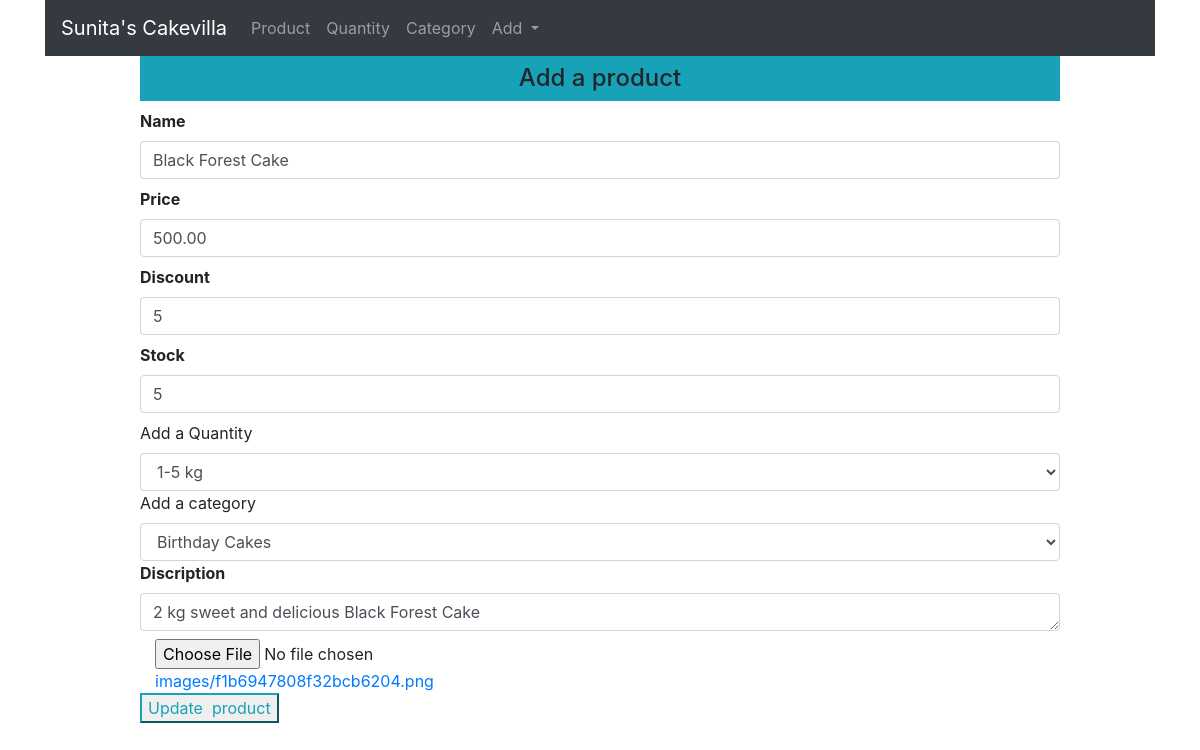
Page /updateproduct/1 on the committed database.
### shop/products/models.py (models this page shows, shortened)
class Addproduct(db.Model):
    __seachbale__ = ['name','desc']
    id = db.Column(db.Integer, primary_key=True,autoincrement=True)
    name = db.Column(db.String(80), nullable=False)
    price = db.Column(db.Numeric(10,2), nullable=False)
    discount = db.Column(db.Integer, default=0)
    stock = db.Column(db.Integer, nullable=False)
    colors = db.Column(db.Text, nullable=False)
    desc = db.Column(db.Text, nullable=False)
    pub_date = db.Column(db.DateTime, nullable=False,default=datetime.utcnow)
    category_id = db.Column(db.Integer, db.ForeignKey('category.id'),nullable=False)
    category = db.relationship('Category',backref=db.backref('categories', lazy=True))
    brand_id = db.Column(db.Integer, db.ForeignKey('brand.id'),nullable=False)
    brand = db.relationship('Brand',backref=db.backref('brands', lazy=True))
    image_1 = db.Column(db.String(150), nullable=False, default='image1.jpg')
    image_2 = db.Column(db.String(150), nullable=False, default='image2.jpg')
    image_3 = db.Column(db.String(150), nullable=False, default='image3.jpg')

class Brand(db.Model):
    id = db.Column(db.Integer, primary_key=True,autoincrement=True)
    name = db.Column(db.String(30), unique=True, nullable=False)

class Category(db.Model):
    id = db.Column(db.Integer, primary_key=True,autoincrement=True)
    name = db.Column(db.String(30), unique=True, nullable=False)

### shop/products/routes.py (the view, shortened to what this page needs)
@app.route('/updateproduct/<int:id>', methods=['GET','POST'])
def updateproduct(id):
    form = Addproducts(request.form)
    product = Addproduct.query.get_or_404(id)
    brands = Brand.query.all()
    categories = Category.query.all()
    brand = request.form.get('brand')
    category = request.form.get('category')
    form.name.data = product.name
    form.price.data = product.price
    form.discount.data = product.discount
    form.stock.data = product.stock
    form.colors.data = product.colors
    form.discription.data = product.desc
    brand = product.brand.name
    category = product.category.name
    return render_template('products/addproduct.html', form=form, title='Update Product',getproduct=product, brands=brands,categories=categories)

### shop/products/forms.py
class Addproducts(Form):
    name = StringField('Name', [validators.DataRequired()])
    price = FloatField('Price', [validators.DataRequired()])
    discount = IntegerField('Discount', default=0)
    stock = IntegerField('Stock', [validators.DataRequired()])
    colors = StringField('Colors', [validators.DataRequired()])
    discription = TextAreaField('Discription', [validators.DataRequired()])
    image_1 = FileField('Image 1',validators=[FileRequired(), FileAllowed(['jpg','png','gif','jpeg'],'Images only please')])
    image_2 = FileField('Image 2',validators=[FileRequired(), FileAllowed(['jpg','png','gif','jpeg'],'Images only please')])
    image_3 = FileField('Image 3',validators=[FileRequired(), FileAllowed(['jpg','png','gif','jpeg'],'Images only please')])

### shop/templates/products/addproduct.html (shortened to what this page needs)
{% extends "layout.html" %}
{% block content %}
<div class="container">
  <nav class="navbar navbar-expand-lg navbar-dark bg-dark">
      <a class="navbar-brand" href="{{url_for('admin')}}">Sunita's Cakevilla</a>
      <div class="collapse navbar-collapse" id="navbarNavDropdown">
        <ul class="navbar-nav">
          <li class="nav-item ">
            <a class="nav-link" href="{{url_for('admin')}}">Product <span class="sr-only">(current)</span></a>
          </li>
          <li class="nav-item">
            <a class="nav-link" href="{{url_for('brands')}}">Quantity</a>
          </li>
          <li class="nav-item">
            <a class="nav-link" href="{{url_for('categories')}}">Category</a>
          </li>
          <li class="nav-item dropdown">
            <a class="nav-link dropdown-toggle" href="#" id="navbarDropdownMenuLink" role="button" data-toggle="dropdown" aria-haspopup="true" aria-expanded="false">
              Add
            </a>
          </li>
        </ul>
      </div>
    </nav>
</div>
<div class="container">
    <div class="row">
        <div class="col-md-1"></div>
            <div class="col-md-10">
                <div class="text-center bg-info p-2 h4">Add a product</div>
                {% from "_formhelpers.html" import render_field %}
                <form method="post" enctype="multipart/form-data">
                <div>
                    {{ render_field(form.name, class="form-control") }}
                    {{ render_field(form.price, class="form-control") }}
                    {{ render_field(form.discount, class="form-control") }}
                    {{ render_field(form.stock, class="form-control") }}
                    <label for="brand">Add a Quantity</label>
                    <select name="brand" id="brand" class="form-control" required>
                        {% if getproduct %}
                        <option value="{{getproduct.brand_id}}" style="display: none;">{{getproduct.brand.name}}</option>
                       {% else %}
                     <option value=""> Select A Quantity</option>
                     {% for brand in brands %}
                     <option value="{{brand.id}}">{{brand.name}}</option>
                     {% endfor %}
                     {% endif %}
                    </select>
                    <label for="category">Add a category</label>
                    <select name="category" id="category" class="form-control" required>
                    {% if getproduct %}
                      <option value="{{getproduct.category_id}}" style="display: none;">{{getproduct.category.name}}</option>
                     {% else %}
                     <option value=""> Select A category</option>
                     {% for category in categories %}
                     <option value="{{category.id}}">{{category.name}}</option>
                     {% endfor %}
                     {% endif %}
                    </select>
                    {{ render_field(form.discription, class="form-control", rows="1") }}
                </div>
                <div class="container">
                    <div class="row">
                        {% if getproduct %}
                        <div class="col-md-4"> <input type="file" name="image_1" id="image_1">
                            <a href="{{url_for('static',filename='images/' + getproduct.image_1)}}"> images/{{ getproduct.image_1}}</a>
                        </div>
                        {% else %}
                        <div class="col-md-4">{{ render_field(form.image_1) }}</div>
                        {#<div class="col-md-4">{{ render_field(form.image_2) }}</div>
                        <div class="col-md-4">{{ render_field(form.image_3) }}</div>#}
                        {% endif %}
                    </div>
                </div>
                <p><input type="submit" value="{% if getproduct %}Update {% else %}Add{% endif %} product" class="btn-outline-info">
                </form>
            </div>
      <div class="col-md-1"></div>
    </div>
</div>
{% endblock content %}

### shop/templates/_formhelpers.html (shortened to what this page needs)
{% macro render_field(field) %}
  <dt>{{ field.label }}
  <dd>{{ field(**kwargs)|safe }}
  </dd>
{% endmacro %}

### rows in the picture
Addproduct: name "Black Forest Cake", price "500.00", discount "5", stock "5", image_1 "f1b6947808f32bcb6204.png"
Brand: brand "1-5 kg"
Category: category "Birthday Cakes"

### other values in the picture
{{ field.label }} "Name Price Discount Stock Discription"
